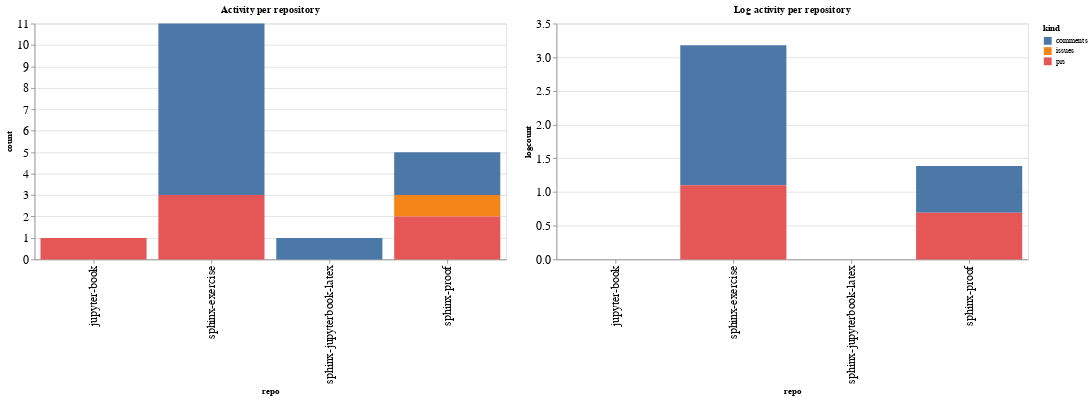

The code cell stored with this chart in its notebook:
### Code cell
ch1 = alt.Chart(repo_summaries, width=600, title="Activity per repository").mark_bar().encode(
    x='repo',
    y='count',
    color='kind',
    tooltip="kind"
)

ch2 = alt.Chart(repo_summaries, width=600, title="Log activity per repository").mark_bar().encode(
    x='repo',
    y='logcount',
    color='kind',
    tooltip="kind"
)

ch1 | ch2

### Figure 1 — Vega-Lite specification as saved in the notebook (floating-point values rounded to 4 significant figures)
{"config": {"axisLeft": {"labelFontSize": 15}, "axisBottom": {"labelFontSize": 15}}, "hconcat": [{"mark": "bar", "encoding": {"color": {"type": "nominal", "field": "kind"}, "tooltip": {"type": "nominal", "field": "kind"}, "x": {"type": "nominal", "field": "repo"}, "y": {"type": "quantitative", "field": "count"}}, "title": "Activity per repository", "width": 600}, {"mark": "bar", "encoding": {"color": {"type": "nominal", "field": "kind"}, "tooltip": {"type": "nominal", "field": "kind"}, "x": {"type": "nominal", "field": "repo"}, "y": {"type": "quantitative", "field": "logcount"}}, "title": "Log activity per repository", "width": 600}], "data": {"name": "data-3cd3847eb4befd26dddf71f124b0e2e6"}, "$schema": "https://vega.github.io/schema/vega-lite/v4.8.1.json", "datasets": {"data-3cd3847eb4befd26dddf71f124b0e2e6": [{"repo": "jupyter-book", "kind": "prs", "count": 1, "logcount": 0.0}, {"repo": "sphinx-exercise", "kind": "comments", "count": 8, "logcount": 2.079}, {"repo": "sphinx-exercise", "kind": "prs", "count": 3, "logcount": 1.099}, {"repo": "sphinx-jupyterbook-latex", "kind": "comments", "count": 1, "logcount": 0.0}, {"repo": "sphinx-proof", "kind": "comments", "count": 2, "logcount": 0.6931}, {"repo": "sphinx-proof", "kind": "issues", "count": 1, "logcount": 0.0}, {"repo": "sphinx-proof", "kind": "prs", "count": 2, "logcount": 0.6931}]}}
